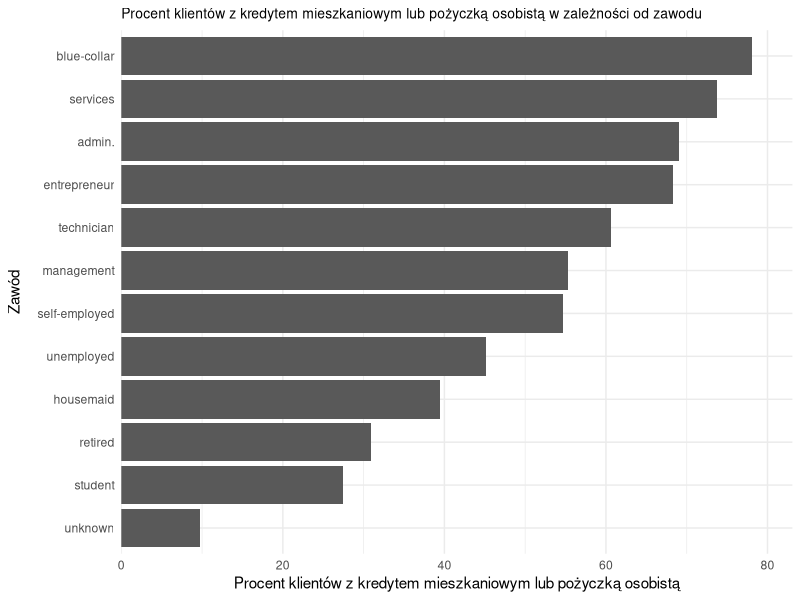
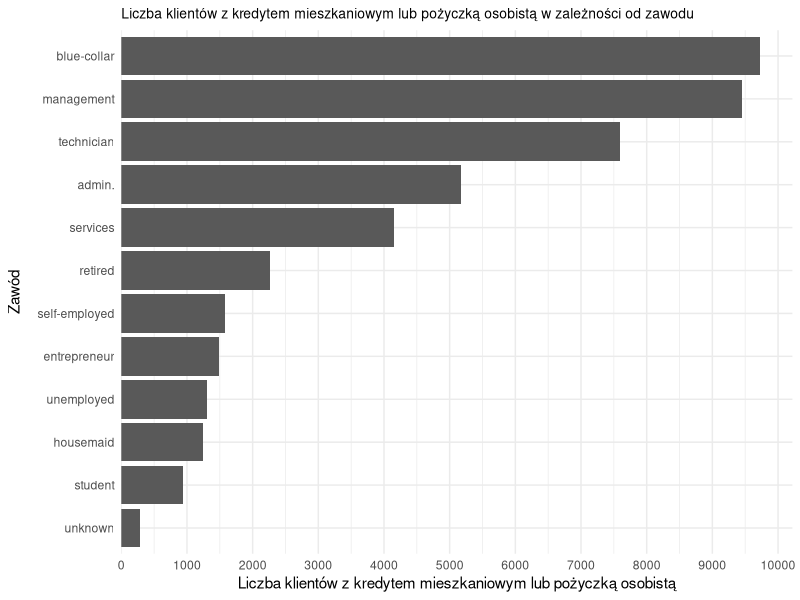
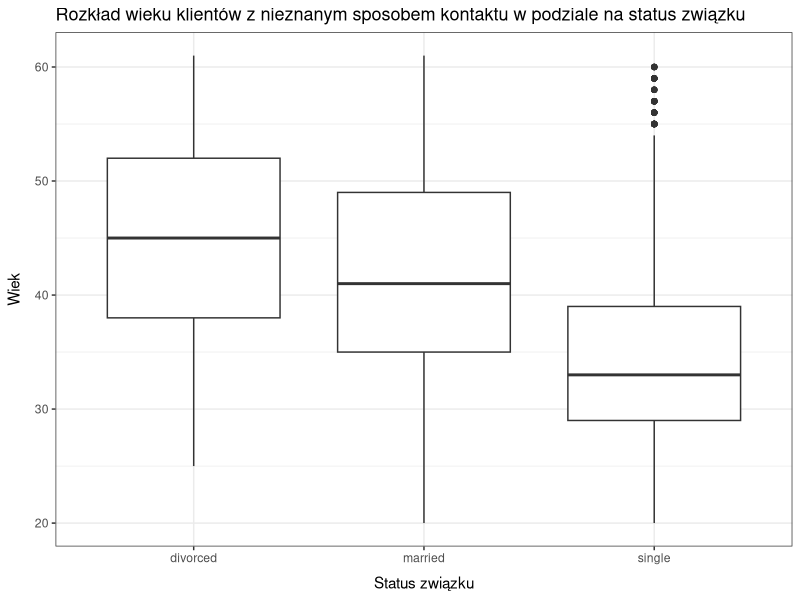
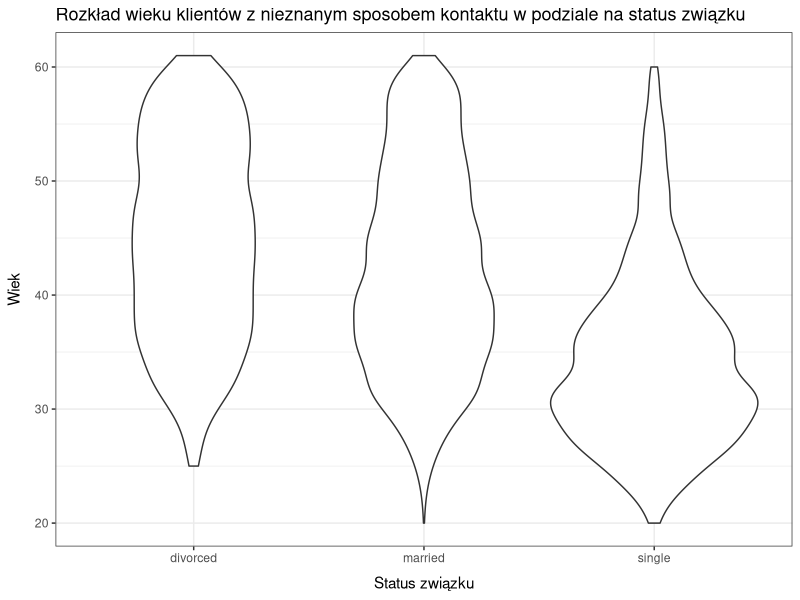
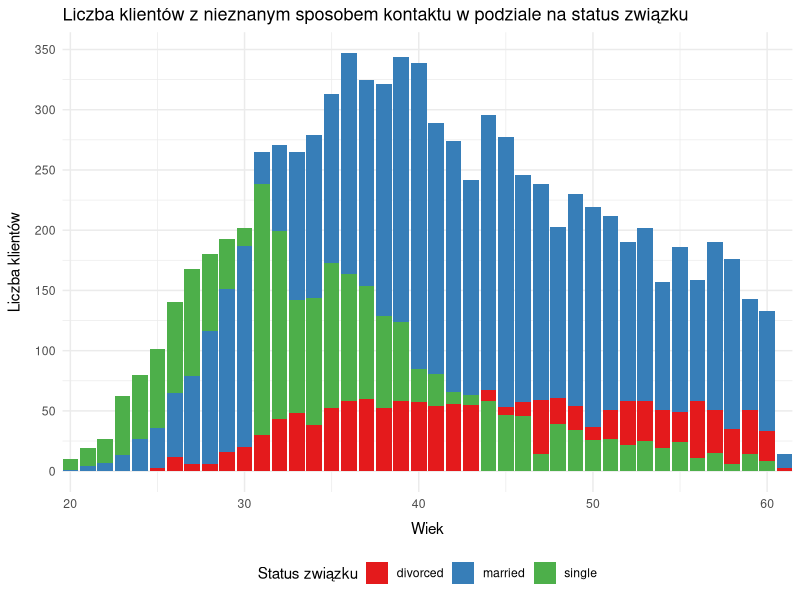
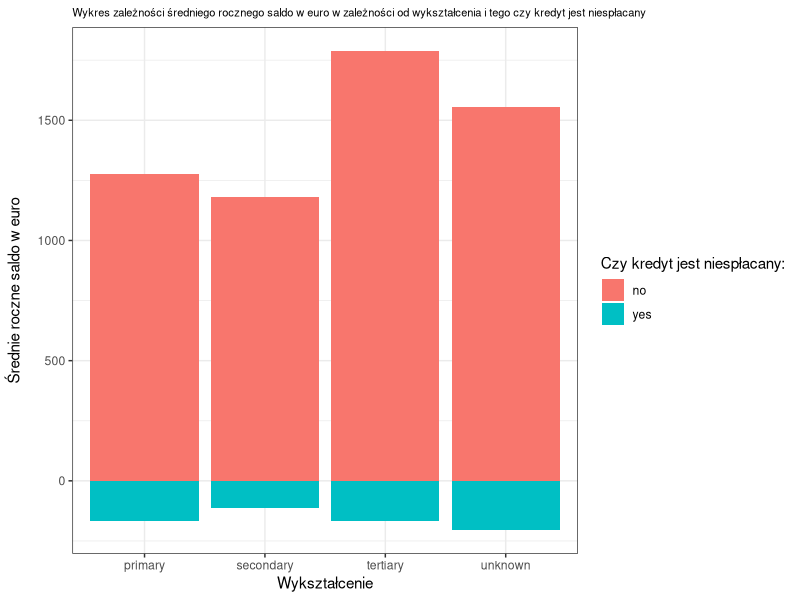
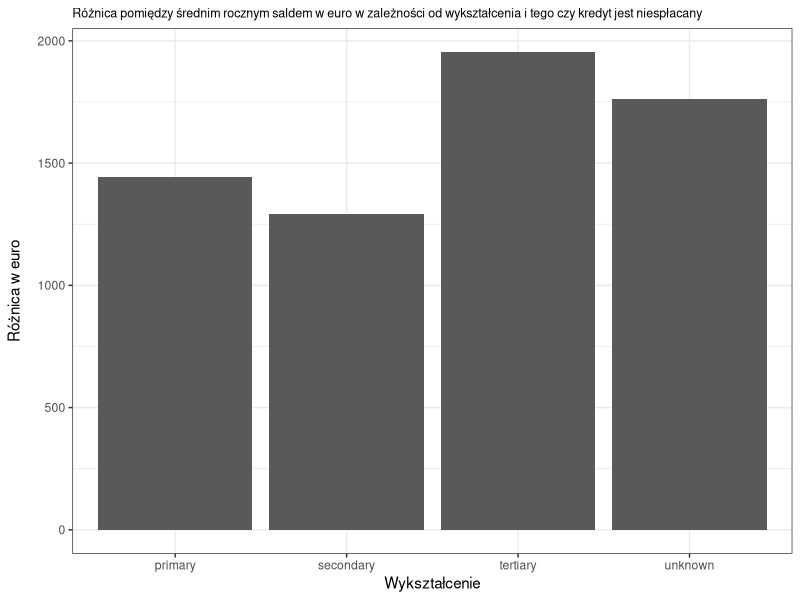
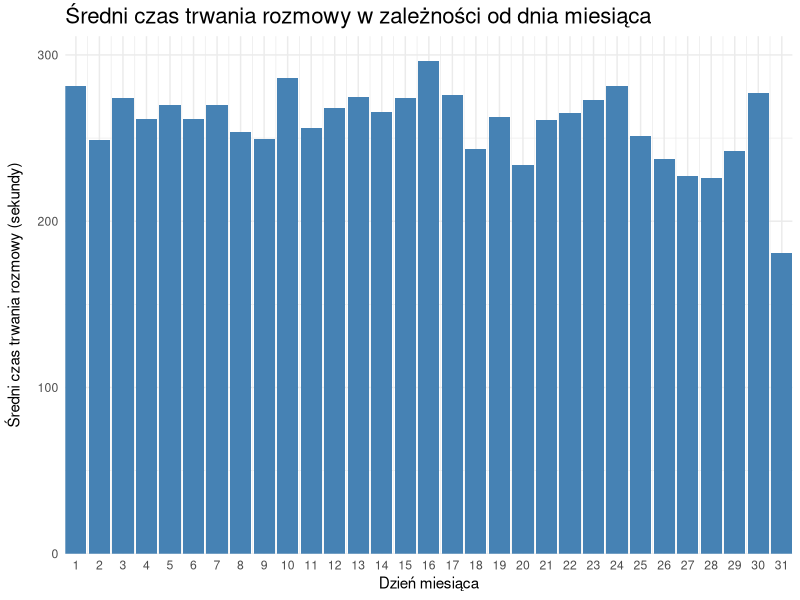

Write the R code that produced these figures, in order.
## ---- chunk 1
knitr::opts_chunk$set(echo = TRUE)
library(dplyr)
library(ggplot2)

### Wczytanie danych
df <- read.csv("dane.csv")

## ---- chunk 2

# Posortowana ramka danych dla procentowego udziału
zadanie1.1 <- df %>% group_by(job) %>% select(job, housing, loan) %>%
  mutate(kredyty = if_else(housing == "yes" | loan == "yes", "yes", "no")) %>% 
  summarise(kredyty_srednia = mean(kredyty == "yes") * 100, total = n()) %>% 
  arrange(desc(kredyty_srednia))

# Posortowana ramka danych dla liczby pracowników
zadanie1.2 <- df %>% group_by(job) %>% select(job, housing, loan) %>%
  mutate(kredyty = if_else(housing == "yes" | loan == "yes", "yes", "no")) %>% 
  summarise(kredyty_srednia = mean(kredyty == "yes") * 100, total = n()) %>% 
  arrange(desc(total))

# Wykres dla procentowego udziału
zadanie1.1 %>% ggplot(aes(y = reorder(job, kredyty_srednia), x = kredyty_srednia)) + geom_col() + 
  labs(title = "Procent klientów z kredytem mieszkaniowym lub pożyczką osobistą w zależności od zawodu",
       x = "Procent klientów z kredytem mieszkaniowym lub pożyczką osobistą",
       y = "Zawód") +  theme_minimal() +
  scale_x_continuous(expand = c(0, 0), limits = c(0, max(zadanie1.1$kredyty_srednia + 5))) +
  theme(plot.title = element_text(size = 10)) + 
  theme(axis.title.y = element_text(margin = margin(r = 10)))

# Wykres dla liczby pracowników
zadanie1.2 %>% ggplot(aes(y = reorder(job, total), x = total)) + geom_col() + 
  labs(title = "Liczba klientów z kredytem mieszkaniowym lub pożyczką osobistą w zależności od zawodu",
       x = "Liczba klientów z kredytem mieszkaniowym lub pożyczką osobistą",
       y = "Zawód")  + theme_minimal() + 
  scale_x_continuous(expand = c(0, 0), limits = c(0, max(zadanie1.2$total + 100))) +
  theme(plot.title = element_text(size = 10)) + 
  theme(axis.title.y = element_text(margin = margin(r = 10))) +
  scale_x_continuous(expand = expansion(mult = c(0, 0.05)), breaks = seq(0, 10000, by = 1000))

# Dodatkowe ramki dancyh do wniosków:
## Sprawdzam dla kredytu osobno i osobno dla pożyczki
mieszkaniowy <- df %>% group_by(job) %>% select(job, housing) %>% 
  summarise(housing = mean(housing == "yes") * 100, total = n()) %>% arrange(desc(housing))
pozyczka <- df %>% group_by(job) %>% select(job, loan) %>% 
  summarise(loan = mean(loan == "yes") * 100, total = n()) %>% arrange(desc(loan))
# Liczby:
zadanie1.2$total[[1]] - zadanie1.2$total[[2]]

## ---- chunk 3

# Ramki danych 
zadanie2.1 <- df %>% filter(contact == "unknown") %>% group_by(marital)
zadanie2.2 <- df %>% filter(contact == "unknown") %>% group_by(age, marital) %>% 
  summarise(licznosc = n()) %>% arrange(age, -licznosc)

#Wykresy
ggplot(zadanie2.1, aes(x = marital, y = age)) + geom_boxplot() +
  labs(title = "Rozkład wieku klientów z nieznanym sposobem kontaktu w podziale na status związku",
       x = "Status związku",
       y = "Wiek") + theme_bw() +
  theme(plot.title = element_text(size = 13)) +
  theme(axis.title.y = element_text(margin = margin(r = 8)),
        axis.title.x = element_text(margin = margin(t = 8)))

ggplot(zadanie2.1, aes(x = marital, y = age)) + geom_violin() +
  labs(title = "Rozkład wieku klientów z nieznanym sposobem kontaktu w podziale na status związku",
       x = "Status związku",
       y = "Wiek") + theme_bw() +
  theme(plot.title = element_text(size = 13)) +
  theme(axis.title.y = element_text(margin = margin(r = 8)),
        axis.title.x = element_text(margin = margin(t = 8)))

ggplot(zadanie2.2, aes(x = age, y = licznosc, fill = marital)) + 
  geom_col(position = "identity") +
  labs(title = "Liczba klientów z nieznanym sposobem kontaktu w podziale na status związku",
       x = "Wiek",
       y = "Liczba klientów",
       fill = "Status związku") + theme_minimal() +
  scale_fill_brewer(palette = "Set1") +
  theme(legend.position = "bottom") +
  theme(plot.title = element_text(size = 13)) +
  theme(axis.title.y = element_text(margin = margin(r = 8)),
        axis.title.x = element_text(margin = margin(t = 8))) +
  scale_x_continuous(expand = c(0, 0)) +
  scale_y_continuous(expand = c(0,0)) + ylim(c(0, 400)) + 
  scale_y_continuous(breaks = seq(0, 400, by = 50))
 
# Dane do opisu:
min(zadanie2.1$age)
max(zadanie2.1$age)
zadanie2.2 %>% group_by(age, marital) %>% summarise(licznosc = sum(licznosc)) %>% 
  filter(licznosc == max(licznosc)) %>% filter(marital == "married") %>% head(1)
zadanie2.2 %>% group_by(age, marital) %>% summarise(licznosc = sum(licznosc)) %>% 
  filter(licznosc == max(licznosc)) %>% filter(marital == "single") %>% arrange(-licznosc) %>% head(1)
zadanie2.2 %>% group_by(age, marital) %>% summarise(licznosc = sum(licznosc)) %>% 
  filter(licznosc == max(licznosc)) %>% filter(marital == "married") %>% arrange(licznosc) %>% head(1)
zadanie2.2 %>% group_by(age, marital) %>% summarise(licznosc = sum(licznosc)) %>% 
  filter(licznosc == max(licznosc)) %>% filter(marital == "divorced") %>% arrange(desc(licznosc)) %>% head(1)
max(zadanie2.2$licznosc)
zadanie2.2$age[zadanie2.2$licznosc == max(zadanie2.2$licznosc)]
zadanie2.2$marital[zadanie2.2$licznosc == max(zadanie2.2$licznosc)]
zadanie2.2$age[zadanie2.2$licznosc == max(zadanie2.2$licznosc)]
zadanie2.2 %>% filter(marital == "married") %>% arrange(age) %>% head(1)
zadanie2.2 %>% filter(marital == "single") %>% arrange(age) %>% head(1)
zadanie2.2 %>% filter(marital == "divorced") %>% arrange(age) %>% head(1)
zadanie2.2 %>% filter(marital == "married") %>% arrange(-age) %>% head(1)
zadanie2.2 %>% filter(marital == "single") %>% arrange(-age) %>% head(1)
zadanie2.2 %>% filter(marital == "divorced") %>% arrange(-age) %>% head(1)
zadanie2.2 %>% filter(marital == "single" | marital == "divorced") %>% group_by(age, marital) %>% summarise(licznosc = sum(licznosc)) %>% 
  filter(licznosc == max(licznosc)) %>% filter(marital == "divorced") %>% head(1)
zadanie2.2 %>% filter(marital == "single") %>% arrange(-licznosc)%>% head(1)
zadanie2.2 %>% filter(marital == "married") %>% arrange(-licznosc)%>% head(1)
zadanie2.2 %>% filter(marital == "divorced") %>% arrange(-licznosc) %>% head(1)

## ---- chunk 4
library(tidyr)

zadanie3.1 <- df %>% group_by(education, default) %>% summarise(srednie = mean(balance, na.rm = TRUE))
zadanie3.2 <- zadanie3.1 %>% pivot_wider(names_from = default, values_from = srednie) %>%
  mutate(roznica = no - yes) %>%
  select(education, roznica)
zadanie3.3 <- df %>% group_by(education, default) %>% summarise(srednie = mean(balance, na.rm = TRUE), liczba = n())


zadanie3.1 %>% ggplot(aes(y = srednie, x = education, fill = default)) + geom_col() + 
  labs(title = "Wykres zależności średniego rocznego saldo w euro w zależności od wykształcenia i tego czy kredyt jest niespłacany",
       x = "Wykształcenie",
       y = "Średnie roczne saldo w euro",
       fill = "Czy kredyt jest niespłacany:") +  theme_bw() +
  theme(plot.title = element_text(size = 8)) + 
  theme(axis.title.y = element_text(margin = margin(r = 10)))

zadanie3.2 %>% 
  ggplot(aes(y = roznica, x = education)) + geom_col() + 
  labs(title = "Różnica pomiędzy średnim rocznym saldem w euro w zależności od wykształcenia i tego czy kredyt jest niespłacany",
       x = "Wykształcenie",
       y = "Różnica w euro") +  theme_bw() +
  theme(plot.title = element_text(size = 9)) + 
  theme(axis.title.y = element_text(margin = margin(r = 10)))

# Dodatkowe:
zadanie3.1 %>% filter(default == "yes") %>% arrange(srednie) %>% head(1)
zadanie3.1 %>% filter(default == "no") %>% arrange(srednie) %>% head(1)
zadanie3.1 %>% filter(default == "yes") %>% arrange(-srednie) %>% head(1)
zadanie3.1 %>% filter(default == "no") %>% arrange(-srednie) %>% head(1)
max(zadanie3.2$roznica)
min(zadanie3.2$roznica)
zadanie3.3 %>% filter(default == "yes") %>% arrange(-liczba) %>% head(1)
zadanie3.3 %>% filter(default == "no") %>% arrange(-liczba) %>% head(1)

## ---- chunk 5

srednia_ogolna <- mean(df$duration)
srednia_miesieczna <- df %>% group_by(month) %>% summarise(srednia_miesiac = mean(duration))
# Dla dni
zadanie4.1 <- df %>% select(day, month, duration) %>% group_by(month, day) %>% summarise(sredni_czas = mean(duration))%>% 
  mutate(month = factor(month, levels = c("jan", "feb", "mar", "apr", "may", "jun", "jul", "aug", "sep", "oct", "nov", "dec"))) %>% arrange(month, day)
# Dla miesięcy
zadanie4.2 <- df %>% select(day, month, duration) %>% group_by(month) %>% summarise(sredni_czas = mean(duration)) %>% 
  mutate(month = factor(month, levels = c("jan", "feb", "mar", "apr", "may", "jun", "jul", "aug", "sep", "oct", "nov", "dec"))) %>% arrange(month)
# Dla dni na przestrzeni miesięcy
zadanie4.3 <- df %>% select(day, month, duration) %>% group_by(day) %>% summarise(sredni_czas = mean(duration))

zadanie4.4 <- df %>% mutate(month = factor(month, levels = c("jan", "feb", "mar", "apr", "may", "jun", "jul", "aug", "sep", "oct", "nov", "dec"))) %>% arrange(month, day)

# Wykresy
ggplot(zadanie4.3, aes(x = (day), y = sredni_czas)) + geom_col(fill = "steelblue")+ 
  labs(title = "Średni czas trwania rozmowy w zależności od dnia miesiąca",
       x = "Dzień miesiąca",
       y = "Średni czas trwania rozmowy (sekundy)") +  theme_minimal() +
  theme(plot.title = element_text(size = 16)) + 
  theme(axis.title.y = element_text(margin = margin(r = 10)))+
  scale_x_continuous(expand = c(0, 0), breaks = seq(0, 31, by = 1)) +
  scale_y_continuous(expand = expansion(mult = c(0, 0.05)))

ggplot(zadanie4.2, aes(x = (month), y = sredni_czas)) + geom_col(fill = "steelblue")+ 
  labs(title = "Średni czas trwania rozmowy w zależności od miesiąca",
       x = "Miesiąc",
       y = "Średni czas trwania rozmowy (sekundy)") +  theme_minimal() +
  theme(plot.title = element_text(size = 16)) + 
  theme(axis.title.y = element_text(margin = margin(r = 10)))+
  scale_x_discrete(expand = c(0, 0)) +
  scale_y_continuous(expand = expansion(mult = c(0, 0.05)))

ggplot(zadanie4.4, aes(x = month, y = duration)) +
  geom_boxplot(fill = "steelblue") +
  labs(title = "Rozkład czasów rozmów w poszczególnych miesiącach",
       x = "Miesiąc", y = "Czas trwania rozmowy (sekundy)")

# Zmieniać dla miesięcy c("jan", "feb", "mar", "apr", "may", "jun", "jul", "aug", "sep", "oct", "nov", "dec")
ggplot(df %>% filter(month == "nov")%>% group_by(day) %>% summarise(sredni_czas = mean(duration)), 
       aes(x = (day), y = sredni_czas)) + geom_col(fill = "steelblue")+ 
  labs(title = "Średni czas trwania rozmowy w zależności od dnia miesiąca",
       x = "Dzień miesiąca",
       y = "Średni czas trwania rozmowy (sekundy)") +  theme_minimal() +
  theme(plot.title = element_text(size = 16)) + 
  theme(axis.title.y = element_text(margin = margin(r = 10)))+
  scale_x_continuous(expand = c(0, 0), breaks = seq(0, 31, by = 1)) +
  scale_y_continuous(expand = expansion(mult = c(0, 0.05)))

## ---- chunk 6

zadanie5.1 <- df %>% group_by(age, education) %>% summarise(srednie_saldo = mean(balance, na.rm = TRUE), liczba = n())
zadanie5.podstawowe <- zadanie5.1 %>% filter(education == "primary")
zadanie5.wyzsze <- zadanie5.1 %>% filter(education == "tertiary")
zadanie5.srednie <- zadanie5.1 %>% filter(education == "secondary")
zadanie5.nieznane <- zadanie5.1 %>% filter(education == "unknown")

  
ggplot(df, aes(x = education, y = balance)) + geom_boxplot() +
  labs(title = "Rozkład średniego salda w zależności od wykształcenia",
       x = "Wykształcenie", y = "Średnie roczne saldo (euro)") +
  theme_minimal()

ggplot(zadanie5.1, aes(x = age, y = srednie_saldo, color = education)) +
  geom_line() +
  labs(title = "Średnie roczne saldo w różnych grupach wiekowych",
       x = "Wiek", y = "Średnie saldo (euro)") +
  theme_minimal()

ggplot(zadanie5.podstawowe, aes(x = age, y = srednie_saldo)) +
  geom_col() +
  labs(title = "Średnie roczne saldo w różnych grupach wiekowych dla wykształcenia podstawowego",
       x = "Wiek", y = "Średnie saldo (euro)") +
  theme_minimal() + theme(plot.title = element_text(size = 13)) +
  scale_x_continuous(expand = c(0, 0), breaks = seq(0, 95, by = 5))

ggplot(zadanie5.wyzsze, aes(x = age, y = srednie_saldo)) +
  geom_col() +
  labs(title = "Średnie roczne saldo w różnych grupach wiekowych dla wykształcenia wyższego",
       x = "Wiek", y = "Średnie saldo (euro)") +
  theme_minimal() + theme(plot.title = element_text(size = 13)) +
  scale_x_continuous(expand = c(0, 0), breaks = seq(0, 95, by = 5))

ggplot(zadanie5.srednie, aes(x = age, y = srednie_saldo)) +
  geom_col() +
  labs(title = "Średnie roczne saldo w różnych grupach wiekowych dla wykształcenia średniego",
       x = "Wiek", y = "Średnie saldo (euro)") +
  theme_minimal() + theme(plot.title = element_text(size = 13)) +
  scale_x_continuous(expand = c(0, 0), breaks = seq(0, 95, by = 5))

ggplot(zadanie5.srednie %>%  filter(srednie_saldo < 50000), aes(x = age, y = srednie_saldo)) +
  geom_col() +
  labs(title = "Średnie roczne saldo (poniżej 50000) w różnych grupach wiekowych dla wykształcenia średniego",
       x = "Wiek", y = "Średnie saldo (euro)") +
  theme_minimal() + theme(plot.title = element_text(size = 11)) +
  scale_x_continuous(expand = c(0, 0), breaks = seq(0, 95, by = 5))

ggplot(zadanie5.nieznane, aes(x = age, y = srednie_saldo)) +
  geom_col() +
  labs(title = "Średnie roczne saldo w różnych grupach wiekowych dla wykształcenia nieznanego",
       x = "Wiek", y = "Średnie saldo (euro)") +
  theme_minimal() + theme(plot.title = element_text(size = 13)) +
  scale_x_continuous(expand = c(0, 0), breaks = seq(0, 95, by = 5))

## ---- chunk 7

zadanie6.1 <- df %>% filter(job %in% c("unemployed", "unknown")) %>% group_by(job, default) %>% 
  summarise(liczba = n())
library(tidyr)
zadanie6.2 <- zadanie6.1 %>% pivot_wider(names_from = default, values_from = liczba) %>% mutate(calkowita_liczba = no + yes) %>% 
  mutate(no = no/calkowita_liczba * 100, yes = yes/calkowita_liczba * 100)

zadanie6.3 <- df %>% filter(job %in% c("unemployed", "unknown")) %>% filter(default == "yes") %>% 
  group_by(job, housing, loan) %>% summarise(liczba = n())

zadanie6.4 <- zadanie6.3 %>%  mutate(rodzaj = case_when(
                            housing == "no" & loan=="no" ~ "inny typ kredytu (pożyczki)",
                            housing == "yes" & loan=="no" ~ "kredyt mieszkaniowy",
                            housing =="no" & loan=="yes" ~ "pożyczka osobista",
                            TRUE ~ "kredyt i pożyczka"))

ggplot(zadanie6.4, aes(x = rodzaj, y = liczba)) + geom_col(fill = "steelblue")+ 
  labs(title = "Typy kredytów jakie są najczęściej niespłacane przez bezrobotnych i o nieznanym zawodzie",
       x = "Zawód",
       y = "Liczba osób") +  theme_minimal() +
  theme(plot.title = element_text(size = 11)) + 
  theme(axis.title.y = element_text(margin = margin(r = 10)))+
  scale_x_discrete(expand = c(0, 0)) +
  scale_y_continuous(expand = c(0, 0), breaks = seq(0, 17, by = 1))
